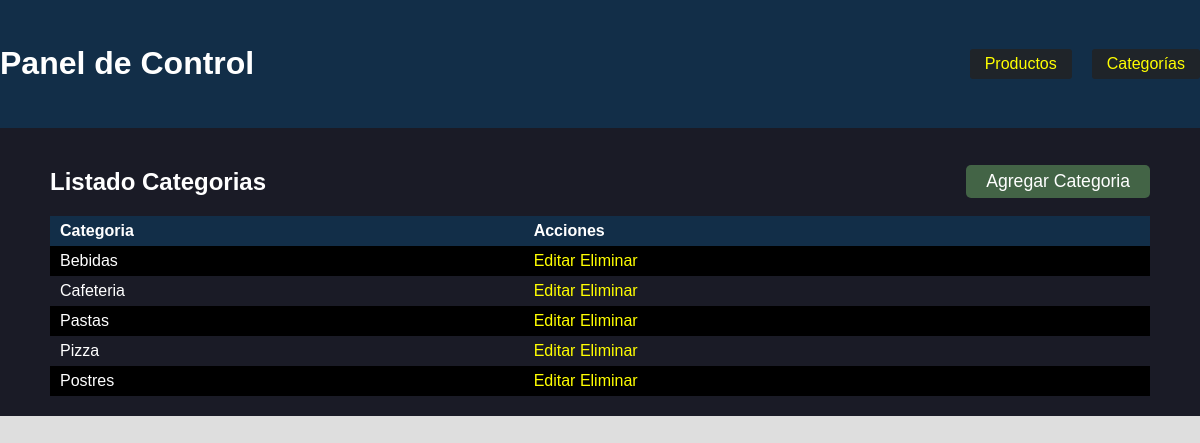
Screenshot of /categorias with the database file from the repository.
### tables this page shows
CREATE TABLE categorias (
    ID INT UNSIGNED NOT NULL AUTO_INCREMENT PRIMARY KEY,
    CATEGORIA VARCHAR(100) NOT NULL UNIQUE
);

### index.php (called while the page is built, shortened)
<?php
$entidad = $_GET['e'] ?? 'productos';
$entidad = ucfirst(strtolower( $entidad ));
$accion = $_GET['a'] ?? 'list';
$clase = 'App\\Controllers\\' . $entidad . 'Controllers';
$respuesta = $clase::$accion();
$archivo = $respuesta['view'];
include( VIEWS . '/inc/header.php');
include( VIEWS . '/' . $archivo);
include( VIEWS . '/inc/footer.php');
?>

### src/repositories/CategoriasRepository.php (called while the page is built, shortened)
<?php
class CategoriasRepository {
    public static function all() {
        $categoria = new CategoriasModels();
        $listado = $categoria->select(
            'ID AS id, CATEGORIA AS categoria',
            ['ORDER' => 'CATEGORIA ASC']
        );
        return $listado;
    }
}

### src/models/EntityModel.php (called while the page is built, shortened)
<?php
class EntityModel {
    protected PDO $pdo;
    protected string $table = "tbl";
    protected string $alias = "t";
    private string $query = "";
    private array $replaces = [];
    public function connect(){
        try {
            $server = 'mysql:host='.DB_HOST.';dbname='.DB_NAME.';charset='.DB_CHARSET;
            $this->pdo = new PDO($server, DB_USER, DB_PASS);
        } catch (PDOException $e) {
            error_log("Database connection failed: " . $e->getMessage());
            throw new \Exception("Database connection failed");
        }
    }
    public function select($columns = '*', $filters = [], $onlyOne = false){
        $this->query ="SELECT $columns FROM $this->table AS $this->alias";
        $this->replaces = $filters['replaces'] ?? [];
        return $this->execute( true, $onlyOne );
    }
    private function execute( $fetch = false, $onlyOne = false){
        $stmt = $this->pdo->prepare($this->query);
        $stmt->execute($this->replaces ?? null);
        if ($fetch){
            $stmt->setFetchMode(PDO::FETCH_CLASS, get_class($this));
            return $onlyOne ? $stmt->fetch() : $stmt->fetchAll();
        }
    }
}

### src/controllers/CategoriasController.php (called while the page is built, shortened)
<?php
class CategoriasControllers {
    public static function list(){
        $categorias = CategoriasRepository::all();
        return [
            'view' => 'categorias/list.php',
            'categorias' => $categorias
        ];
    }
}

### src/models/CategoriasModel.php (called while the page is built, shortened)
<?php
class CategoriasModels extends EntityModel {
    private ?int $id = null;
    private string $categoria = "";
    public function getId(): ?int {
        return $this->id;
    }
    public function getCategoria(): string {
        return $this->categoria;
    }
}

### src/views/categorias/list.php (the view, shortened to what this page needs)
<div class="header">
    <h2>Listado Categorias</h2>
    <a href="/categorias/new">Agregar Categoria</a>
</div>
<table>
    <thead>
        <tr>
            <th>Categoria</th>
            <th>Acciones</th>
        </tr>
    </thead>
    <tbody>
        <?php foreach($respuesta['categorias'] as $c): ?>
        <tr>
            <td> <?= $c->getCategoria() ?> </td>
            <td>
                <a href="/categorias/<?= $c->getId() ?>/edit">Editar</a>
                <a href="/categorias/<?= $c->getId() ?>/delete">Eliminar</a>
            </td>
        </tr>
        <?php endforeach; ?>
    </tbody>
</table>

### assets/css/styles.css (style rules this page uses)
body { margin: 0; padding: 0; background-color: #dedede; font-family: Arial, Helvetica, sans-serif; color: white; }
.header { display: flex; justify-content: space-between; align-items: center; }
.header a { display: block; font-size: 1.1em; padding: 6px 20px; text-decoration: none; border-radius: 5px; color: white; background: #436446; }
table { width: 100%; border-collapse: collapse; }
table th, td { padding: 6px 10px; }
table th { background-color: #122e48; text-align: left; }
table tbody tr:nth-child(odd) { background-color: #000000; }
table td a { text-decoration: none; color: yellow; }

### rows the page displays
categorias: CATEGORIA "Bebidas"
categorias: CATEGORIA "Cafeteria"
categorias: CATEGORIA "Pastas"
categorias: CATEGORIA "Pizza"
categorias: CATEGORIA "Postres"
